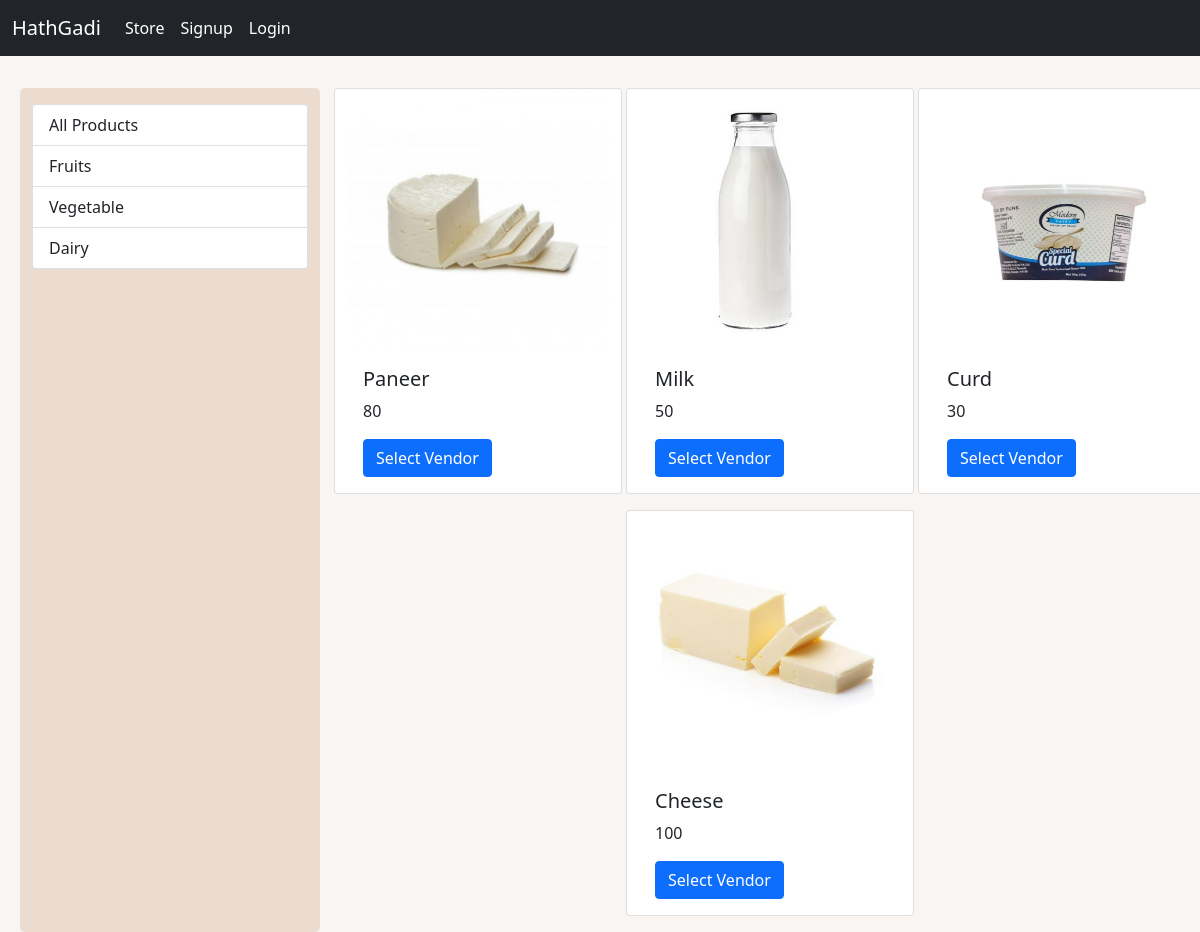
Screenshot of /?category=3 with the database file from the repository.
### store/models/category.py (models this page shows, shortened)
class Category(models.Model):
    name = models.CharField(max_length=50)
    @staticmethod
    def get_all_categories():
        return Category.objects.all()

### store/models/items.py (models this page shows, shortened)
class Items(models.Model):
    name = models.CharField(max_length=50)
    price = models.CharField(max_length = 50)
    description = models.CharField(max_length=50, default='')
    category = models.ForeignKey(Category,  on_delete=models.CASCADE, default=1)
    image = models.ImageField(upload_to="upload/items/", default='')
    @staticmethod
    def get_all_items_by_category_id(category_id):
        if category_id:
            return Items.objects.filter(category = category_id)
        else:
            return Items.get_all_items()

### store/views.py (the view)
# urls.py: path('',include('store.urls'))
def store(request):
    items = None
    categories = Category.get_all_categories()
    categoryID = request.GET.get('category')
    if categoryID:
        items = Items.get_all_items_by_category_id(categoryID)
    else:
        items = Items.get_all_items()
    data = {}
    data['items'] = items
    data['categories'] = categories
    return render(request, 'store.html',data)

### store/templates/store.html
{% extends 'base.html' %}
{% block content %}
<div class="container-fluid mt-3" style="margin-left: 10px;">
    <div class="row">
        <div class="container-fluid mt-3" style="margin-left: 10px;">
            <div class="row">
                <div class="col-lg-3 mx-auto " style="background-color: rgb(236, 219, 207); border-radius: 5px;">
                    <div class="list-group mx-auto m-3 ">
                        <a href="/" class="list-group-item list-group-item-action ">All Products</a>
                        {%for category in categories%}
                        <a href="/?category={{category.id}}" class="list-group-item list-group-item-action ">{{category.name}}</a>
                        {%endfor%}
                    </div>
                </div>
        <div id='items' class="col-lg-9 mx-auto">
            <div class="row mx-auto">
                {% for item in items%}
                <div class="card mx-auto mb-3" style="width: 18rem;">
                    <img src="{{item.image.url}}" class="card-img-top" alt="...">
                    <div class="card-body">
                    <h5 class="card-title">{{item.name}}</h5>
                    <p class="card-text">{{item.price}}</p>
                    <a href="{% url 'vendorpage' item.id %}" class="btn btn-primary">Select Vendor</a>
                    </div>
                </div>
                {% endfor %}
            </div>
        </div>
    </div>
</div>
{% endblock content %}

### rows the page displays
Category: name "Fruits"
Category: name "Vegetable"
Category: name "Dairy"
Items: image (picture), name "Paneer", price "80"
Items: image (picture), name "Milk", price "50"
Items: image (picture), name "Curd", price "30"
Items: image (picture), name "Cheese", price "100"
